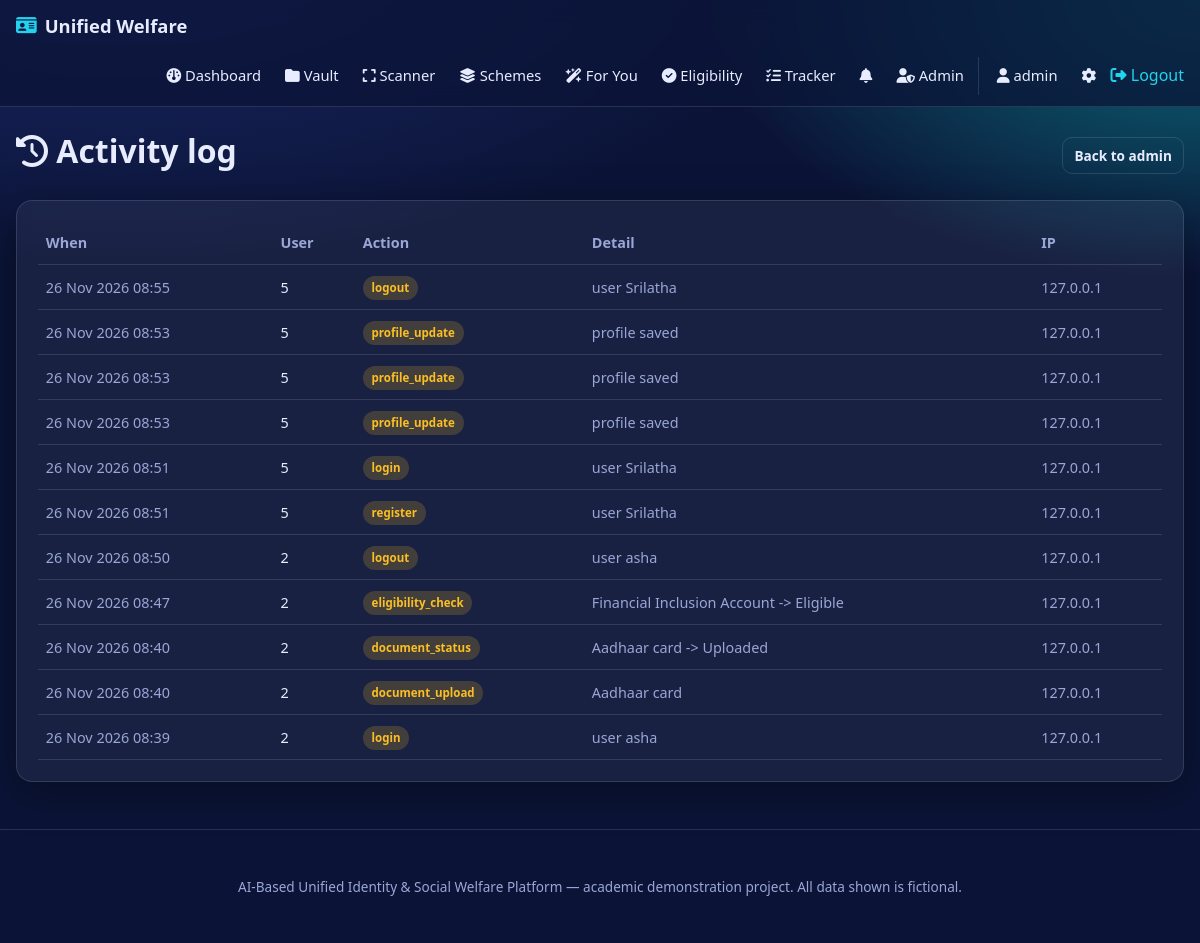
The page /admin/logs (signed in) on the database its author committed.
### models.py (models this page shows, shortened)
class User(UserMixin, db.Model):
    __tablename__ = "users"
    id = db.Column(db.Integer, primary_key=True)
    username = db.Column(db.String(80), unique=True, nullable=False, index=True)
    email = db.Column(db.String(120), unique=True, nullable=False, index=True)
    password_hash = db.Column(db.String(255), nullable=False)
    role = db.Column(db.String(20), nullable=False, default="user")  # user | admin
    account_active = db.Column(db.Boolean, nullable=False, default=True)
    full_name = db.Column(db.String(120))
    age = db.Column(db.Integer)
    gender = db.Column(db.String(20))
    annual_income = db.Column(db.Integer)          # in INR
    social_category = db.Column(db.String(20))     # General / OBC / SC / ST / EWS
    occupation = db.Column(db.String(80))
    state = db.Column(db.String(80))
    is_student = db.Column(db.Boolean, default=False)
    is_farmer = db.Column(db.Boolean, default=False)
    is_differently_abled = db.Column(db.Boolean, default=False)
    created_at = db.Column(db.DateTime, default=_now)
    updated_at = db.Column(db.DateTime, default=_now, onupdate=_now)
    documents = db.relationship("Document", backref="owner", lazy=True,
                                cascade="all, delete-orphan")
    recommendations = db.relationship("Recommendation", backref="user", lazy=True,
                                      cascade="all, delete-orphan")
    eligibility_checks = db.relationship("EligibilityCheck", backref="user", lazy=True,
                                         cascade="all, delete-orphan")
    applications = db.relationship("Application", backref="user", lazy=True,
                                   cascade="all, delete-orphan")
    notifications = db.relationship("Notification", backref="user", lazy=True,
                                    cascade="all, delete-orphan")
    @property
    def is_admin(self):
        return self.role == "admin"
    @property
    def is_active(self):
        return bool(self.account_active)

class ActivityLog(db.Model):
    __tablename__ = "activity_logs"
    id = db.Column(db.Integer, primary_key=True)
    user_id = db.Column(db.Integer, db.ForeignKey("users.id"), nullable=True, index=True)
    action = db.Column(db.String(80), nullable=False)
    detail = db.Column(db.String(255))
    ip_address = db.Column(db.String(60))
    created_at = db.Column(db.DateTime, default=_now)

### routes/admin.py (the view)
@admin_bp.route("/logs")
def logs():
    entries = (
        ActivityLog.query.order_by(ActivityLog.created_at.desc()).limit(200).all()
    )
    return render_template("admin/logs.html", entries=entries)

### routes/admin.py (called while the page is built)
@admin_bp.before_request
@login_required
def _guard():
    if not current_user.is_admin:
        abort(403)

### templates/admin/logs.html (shortened to what this page needs)
{% extends "base.html" %}
{% block content %}
<div class="page-head row-between">
  <h1><i class="fa-solid fa-clock-rotate-left"></i> Activity log</h1>
  <a class="btn btn-ghost btn-small" href="{{ url_for('admin.dashboard') }}">Back to admin</a>
</div>
<div class="card">
  {% if entries %}
    <table class="table">
      <thead><tr><th>When</th><th>User</th><th>Action</th><th>Detail</th><th>IP</th></tr></thead>
      <tbody>
        {% for e in entries %}
          <tr>
            <td class="muted">{{ e.created_at.strftime('%d %b %Y %H:%M') }}</td>
            <td>{{ e.user_id or '—' }}</td>
            <td><span class="tag tag-status">{{ e.action }}</span></td>
            <td class="muted">{{ e.detail }}</td>
            <td class="muted">{{ e.ip_address or '—' }}</td>
          </tr>
        {% endfor %}
      </tbody>
    </table>
  {% else %}<p class="muted">No activity recorded.</p>{% endif %}
</div>
{% endblock %}

### templates/base.html (shortened to what this page needs)
<!doctype html>
<html lang="en">
<head>
  <link rel="stylesheet"
        href="https://cdnjs.cloudflare.com/ajax/libs/font-awesome/6.5.1/css/all.min.css">
  <link rel="stylesheet" href="{{ url_for('static', filename='css/style.css') }}">
</head>
<body>
<nav class="navbar">
  <div class="nav-inner">
    <a class="brand" href="{{ url_for('main.index') }}">
      <i class="fa-solid fa-id-card"></i> <span>Unified Welfare</span>
    </a>
    <div class="nav-links">
      {% if current_user.is_authenticated %}
        <a href="{{ url_for('main.dashboard') }}"><i class="fa-solid fa-gauge"></i> Dashboard</a>
        <a href="{{ url_for('documents.list_documents') }}"><i class="fa-solid fa-folder"></i> Vault</a>
        <a href="{{ url_for('scanner.list_scanner') }}"><i class="fa-solid fa-expand"></i> Scanner</a>
        <a href="{{ url_for('schemes.explore') }}"><i class="fa-solid fa-layer-group"></i> Schemes</a>
        <a href="{{ url_for('recommendations.index') }}"><i class="fa-solid fa-wand-magic-sparkles"></i> For You</a>
        <a href="{{ url_for('eligibility.check') }}"><i class="fa-solid fa-circle-check"></i> Eligibility</a>
        <a href="{{ url_for('applications.list_applications') }}"><i class="fa-solid fa-list-check"></i> Tracker</a>
        <a href="{{ url_for('main.notifications') }}" class="bell">
          <i class="fa-solid fa-bell"></i>
        </a>
        {% if current_user.is_admin %}
          <a href="{{ url_for('admin.dashboard') }}"><i class="fa-solid fa-user-shield"></i> Admin</a>
        {% endif %}
        <div class="nav-user">
          <a href="{{ url_for('auth.profile') }}"><i class="fa-solid fa-user"></i> {{ current_user.username }}</a>
          <a href="{{ url_for('main.settings') }}" title="Settings"><i class="fa-solid fa-gear"></i></a>
          <form method="post" action="{{ url_for('auth.logout') }}" class="inline">
            <button type="submit" class="link-btn"><i class="fa-solid fa-right-from-bracket"></i> Logout</button>
          </form>
        </div>
      {% else %}
        <a href="{{ url_for('schemes.explore') }}">Schemes</a>
        <a href="{{ url_for('auth.login') }}">Log in</a>
        <a href="{{ url_for('auth.register') }}" class="btn btn-small">Sign up</a>
      {% endif %}
    </div>
  </div>
</nav>
<main id="main" class="container">
  {% block content %}{% endblock %}
</main>
<footer class="footer">
  <p>AI-Based Unified Identity &amp; Social Welfare Platform &mdash;
     academic demonstration project. All data shown is fictional.</p>
</footer>
</body>
</html>

### static/css/style.css (style rules this page uses)
:root { --navy: #0b1437; --navy-2: #14205a; --royal: #2b4acb; --royal-light: #4f6ff0; --cyan: #22d3ee; --cyan-deep: #0891b2; --ink: #0f172a; --text: #e8ecff; --muted: #9aa6d6; --card: rgba(255, 255, 255, 0.06); --card-border: rgba(255, 255, 255, 0.12); --ok: #34d399; --warn: #fbbf24; --danger: #f87171; --radius: 16px; --shadow: 0 10px 40px rgba(0, 0, 0, 0.35); }
* { box-sizing: border-box; }
html { scroll-behavior: smooth; }
body { margin: 0; font-family: "Segoe UI", system-ui, -apple-system, Roboto, Arial, sans-serif; color: var(--text); background: radial-gradient(1200px 600px at 10% -10%, #1b2a6b 0%, transparent 60%), radial-gradient(900px 500px at 100% 0%, #0b6b7a 0%, transparent 55%), var(--navy); min-height: 100vh; line-height: 1.6; }
a { color: var(--cyan); text-decoration: none; }
h1, h2, h3 { line-height: 1.25; margin: 0 0 .6rem; }
.navbar { position: sticky; top: 0; z-index: 100; background: rgba(11, 20, 55, 0.75); backdrop-filter: blur(12px); border-bottom: 1px solid var(--card-border); }
.nav-inner { max-width: 1200px; margin: 0 auto; padding: .7rem 1rem; display: flex; align-items: center; gap: 1rem; flex-wrap: wrap; }
.brand { font-weight: 700; font-size: 1.15rem; color: var(--text); display: flex; align-items: center; gap: .5rem; }
.brand i { color: var(--cyan); }
.nav-links { display: flex; align-items: center; gap: .3rem; margin-left: auto; flex-wrap: wrap; }
.nav-links a { color: var(--text); padding: .45rem .6rem; border-radius: 10px; font-size: .92rem; }
.nav-user { display: flex; align-items: center; gap: .3rem; padding-left: .5rem; border-left: 1px solid var(--card-border); }
.bell { position: relative; }
.container { max-width: 1200px; margin: 0 auto; padding: 1.5rem 1rem 3rem; }
.page-head { margin-bottom: 1.2rem; }
.row-between { display: flex; align-items: center; justify-content: space-between; gap: 1rem; flex-wrap: wrap; }
.card { background: var(--card); border: 1px solid var(--card-border); border-radius: var(--radius); padding: 1.3rem; box-shadow: var(--shadow); backdrop-filter: blur(6px); }
.btn { display: inline-flex; align-items: center; gap: .45rem; cursor: pointer; background: linear-gradient(135deg, var(--royal), var(--royal-light)); color: #fff; border: none; padding: .65rem 1.1rem; border-radius: 12px; font-size: .95rem; font-weight: 600; transition: transform .08s, box-shadow .2s; }
.btn-small { padding: .4rem .7rem; font-size: .85rem; border-radius: 10px; }
.btn-ghost { background: transparent; border: 1px solid var(--card-border); color: var(--text); }
.link-btn { background: none; border: none; color: var(--cyan); cursor: pointer; font: inherit; padding: 0; }
.inline { display: inline; }
.muted { color: var(--muted); }
.tag { display: inline-block; padding: .15rem .55rem; border-radius: 999px; font-size: .72rem; font-weight: 600; }
.tag-needmoreinfo, .tag-uploaded, .tag-status { background: rgba(251,191,36,.18); color: var(--warn); }
.table { width: 100%; border-collapse: collapse; }
.table th, .table td { text-align: left; padding: .6rem .5rem; border-bottom: 1px solid var(--card-border); font-size: .9rem; }
.table th { color: var(--muted); font-weight: 600; }
.footer { text-align: center; padding: 2rem 1rem; color: var(--muted); font-size: .85rem; border-top: 1px solid var(--card-border); }

### rows shown on the page
User: username "admin"
ActivityLog: created_at "26 Nov 2026 08:55", user "5", action "logout", detail "user Srilatha", ip_address "127.0.0.1"
ActivityLog: created_at "26 Nov 2026 08:53", user "5", action "profile_update", detail "profile saved", ip_address "127.0.0.1"
ActivityLog: created_at "26 Nov 2026 08:53", user "5", action "profile_update", detail "profile saved", ip_address "127.0.0.1"
ActivityLog: created_at "26 Nov 2026 08:53", user "5", action "profile_update", detail "profile saved", ip_address "127.0.0.1"
ActivityLog: created_at "26 Nov 2026 08:51", user "5", action "login", detail "user Srilatha", ip_address "127.0.0.1"
ActivityLog: created_at "26 Nov 2026 08:51", user "5", action "register", detail "user Srilatha", ip_address "127.0.0.1"
ActivityLog: created_at "26 Nov 2026 08:50", user "2", action "logout", detail "user asha", ip_address "127.0.0.1"
ActivityLog: created_at "26 Nov 2026 08:47", user "2", action "eligibility_check", detail "Financial Inclusion Account -> Eligible", ip_address "127.0.0.1"
ActivityLog: created_at "26 Nov 2026 08:40", user "2", action "document_status", detail "Aadhaar card -> Uploaded", ip_address "127.0.0.1"
ActivityLog: created_at "26 Nov 2026 08:40", user "2", action "document_upload", detail "Aadhaar card", ip_address "127.0.0.1"
ActivityLog: created_at "26 Nov 2026 08:39", user "2", action "login", detail "user asha", ip_address "127.0.0.1"
